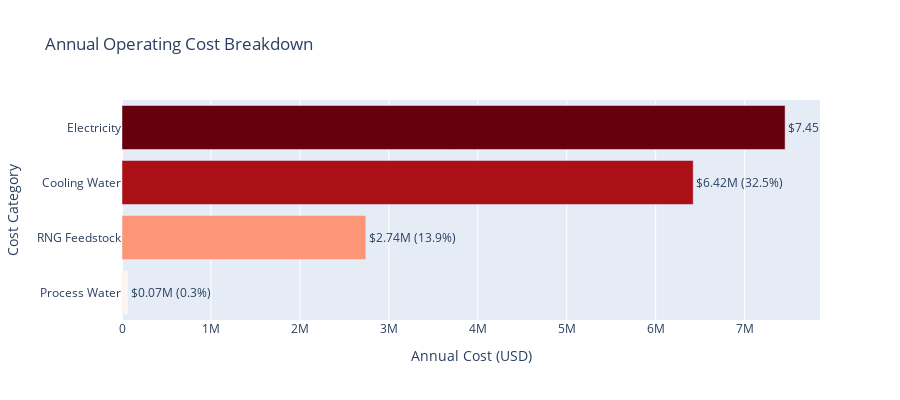

The cell this chart's notebook holds for it:
### Code cell
# Create cost breakdown
cost_data = pd.DataFrame({
    'Cost Category': ['RNG Feedstock', 'Electricity', 'Cooling Water', 'Process Water'],
    'Annual Cost': [rng_cost, electricity_cost, cooling_water_cost, process_water_cost],
    'Percent of Total': [
        rng_cost/variable_opex*100,
        electricity_cost/variable_opex*100,
        cooling_water_cost/variable_opex*100,
        process_water_cost/variable_opex*100
    ]
})

# Sort by cost
cost_data = cost_data.sort_values('Annual Cost', ascending=True)

fig = go.Figure()

fig.add_trace(go.Bar(
    y=cost_data['Cost Category'],
    x=cost_data['Annual Cost'],
    orientation='h',
    text=[f'${x/1e6:.2f}M ({p:.1f}%)' for x, p in zip(cost_data['Annual Cost'], cost_data['Percent of Total'])],
    textposition='outside',
    marker=dict(
        color=cost_data['Annual Cost'],
        colorscale='Reds',
        showscale=False
    )
))

fig.update_layout(
    title='Annual Operating Cost Breakdown',
    xaxis_title='Annual Cost (USD)',
    yaxis_title='Cost Category',
    height=400
)

fig.show()

print(f"\n📊 Cost Analysis:")
print(f"   Electricity is {electricity_cost/variable_opex*100:.1f}% of variable operating costs")
print(f"   Total variable OpEx: ${variable_opex/1e6:.2f}M")
print(f"   Gross Margin: {gross_margin/total_revenue*100:.1f}%")
print(f"\n💡 Key Insight:")
print(f"   Electricity is the dominant operating cost. Process economics are")
print(f"   highly sensitive to electricity prices and availability of renewable power.")

### Figure 1 — Plotly figure (JSON) as saved in the notebook; plotly's stock layout.template omitted (floating-point values rounded to 4 significant figures)
{"data": [{"marker": {"color": [68040.0, 2741000.0, 6422000.0, 7455000.0], "colorscale": [[0, "rgb(255,245,240)"], [0.125, "rgb(254,224,210)"], [0.25, "rgb(252,187,161)"], [0.375, "rgb(252,146,114)"], [0.5, "rgb(251,106,74)"], [0.625, "rgb(239,59,44)"], [0.75, "rgb(203,24,29)"], [0.875, "rgb(165,15,21)"], [1, "rgb(103,0,13)"]], "showscale": false}, "orientation": "h", "text": ["$0.07M (0.3%)", "$2.74M (13.9%)", "$6.42M (32.5%)", "$7.45M (37.7%)"], "textposition": "outside", "type": "bar", "x": [68040.0, 2741000.0, 6422000.0, 7455000.0], "y": ["Process Water", "RNG Feedstock", "Cooling Water", "Electricity"]}], "layout": {"height": 400, "title": {"text": "Annual Operating Cost Breakdown"}, "xaxis": {"title": {"text": "Annual Cost (USD)"}}, "yaxis": {"title": {"text": "Cost Category"}}}}
